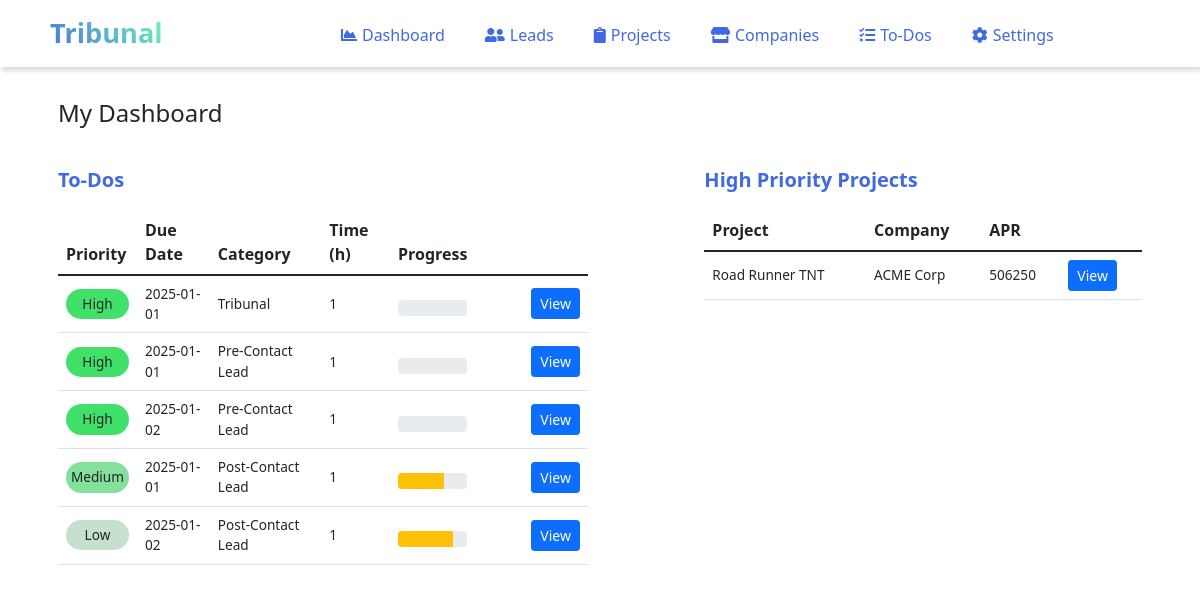
The page / on the database its author committed.
### tables this page shows
CREATE TABLE `todos` (
  `id` int(11) NOT NULL AUTO_INCREMENT,
  `companyID` int(11),
  `projectID` int(11),
  `leadID` int(11),
  `rep1` varchar(30),
  `rep2` varchar(30),
  `presider_1` varchar(30),
  `presider_2` varchar(30),
  `priority` varchar(12),
  `details` text,
  `title` varchar(50),
  `created_at` datetime NOT NULL DEFAULT current_timestamp(),
  `created_by` varchar(50),
  `modified_at` datetime on update current_timestamp() NOT NULL DEFAULT current_timestamp(),
  `modified_by` varchar(50),
  `due_at` date,
  `done` boolean,
  `done_at` date,
  `category` varchar(30),
  `est_time` int(10),
  `time_complete` int(10),
  `prefup_process` int(2) NOT NULL DEFAULT '0',
  `prefup_step_num` int(2),
  `prefup_step_name` varchar(30),
  `prefup_email_subject` text,
  `prefup_email_body` text,
  `prefup_days` int(3),
  PRIMARY KEY (`id`)
);

CREATE TABLE `projects` (
  `id` int(11) NOT NULL AUTO_INCREMENT,
  `proj_name` varchar(25) NOT NULL,
  `companyID` int(11),
  `co_name` varchar(255),
  `co_type` varchar(20),
  `project_status` varchar(15),
  `linkedleads` int(11),
  `rep1` varchar(30),
  `rep2` varchar(30),
  `website1` varchar(50),
  `website2` varchar(50),
  `notes` text,
  `units_annual` int(11) DEFAULT 0,
  `stage` int(5) DEFAULT 0,
  `odds_win` int(5) DEFAULT 0,
  `chance_success` int(5) DEFAULT 0,
  `rev_high_annual` int(20) DEFAULT 0,
  `rev_low_annual` int(20) DEFAULT 0,
  `attn_priority` int(50),
  `meeting_held` boolean,
  `meeting_held_date` date,
  `lastcontact_date` date,
  `lastcontact_type` varchar(20),
  `created_at` datetime DEFAULT current_timestamp(),
  `created_by` varchar(50),
  `modified_at` datetime on update current_timestamp() NOT NULL DEFAULT current_timestamp(),
  `modified_by` varchar(50),
  PRIMARY KEY (`id`)
);

### inc/autoloader.inc.php (called while the page is built, shortened)
<?php
function myAutoLoader($className){
    $url = $_SERVER['HTTP_HOST'].$_SERVER['REQUEST_URI'];
	if(strpos($url, 'inc') !== false){
		$path = '../classes/';
	} else {
		$path = 'classes/';
	}
	$extension = '.class.php';
}
?>

### classes/Dbh.class.php (called while the page is built, shortened)
<?php
class Dbh {
  private $host = "localhost";
  private $user = "root";
  private $pwd = "123!@#";
  private $dbName = "tribunal";
  public function connect(){
    try {
      $dsn = 'mysql:host=' . $this->host . ';dbname='. $this->dbName;
      $this->conn = new PDO($dsn, $this->user, $this->pwd);
      $this->conn->setAttribute(PDO::ATTR_DEFAULT_FETCH_MODE, PDO::FETCH_ASSOC);
      $this->conn->setAttribute(PDO::ATTR_ERRMODE, PDO::ERRMODE_EXCEPTION);
      return $this->conn;
    }
    catch(PDOException $e) {
      echo "Connection Error: " . $e->getMessage();
    }
  }
}
?>

### classes/ToDos.class.php (called while the page is built, shortened)
<?php
class toDos extends Dbh {
    protected function sortToDosPriority(){
        $sql = "SELECT * FROM todos WHERE done_at IS NULL ORDER BY priority DESC";
        $stmt = $this->connect()->query($sql);
        $todos = $stmt->fetchAll();
        return $todos;
    }
}
?>

### classes/ViewToDos.class.php (called while the page is built, shortened)
<?php
class ViewToDos extends toDos {
    public function sortToDos(){
        $todos = $this->sortToDosPriority();
        return $todos;
    }
}
?>

### classes/Projects.class.php (called while the page is built, shortened)
<?php
class Projects extends Dbh {
    protected function getProjectsDash(){
        $sql = "SELECT * FROM projects ORDER BY attn_priority DESC LIMIT 3";
        $stmt = $this->connect()->query($sql);
        $projects = $stmt->fetchAll();
        return $projects;
    }
}
?>

### classes/ViewProjects.class.php (called while the page is built, shortened)
<?php
class ViewProjects extends Projects {
    public function showProjectsDash(){
        $projects = $this->getProjectsDash();
        return $projects;
    }
}
?>

### classes/Settings.class.php (called while the page is built, shortened)
<?php
class Settings extends Dbh {
    protected function getProjectThresh(){
        $sql = "SELECT * FROM threshold WHERE type = 'projects'";
        $stmt = $this->connect()->query($sql);
        $thresholds = $stmt->fetch();
        return $thresholds;
    }
}
?>

### classes/ViewSettings.class.php (called while the page is built, shortened)
<?php
class ViewSettings extends Settings {
    public function showProjectThresh(){
        $thresholds = $this->getProjectThresh();
        return $thresholds;
    }
}
?>

### index.php (the view, shortened to what this page needs)
<?php
include 'inc/autoloader.inc.php';
include 'inc/header.inc.php';
include 'inc/nav.inc.php';
$object = new ViewProjects();
$projects = $object->showProjectsDash();
$object2 = new ViewToDos();
$todos = $object2->sortToDos();
$object3 = new ViewSettings();
$proj_thresh = $object3->showProjectThresh();
?>
<div class="col-11 mx-auto">
    <br>
    <div class="d-flex flex-row">
        <div class="p-2 mb-3">
            <h4>My Dashboard</h4>
        </div>
    </div>
    <div class="row p-2">
        <div class="mb-3 col-6">
            <h5 style="color:#4169E1; font-weight:bold; padding-bottom:10px;">To-Dos</h5>
            <table class="table table-hover">
                <thead>
                    <tr>
                    <th scope="col">Priority</th>
                    <th scope="col">Due Date</th>
                    <th scope="col">Category</th>
                    <th scope="col">Time (h)</th>
                    <th scope="col">Progress</th>
                    <th scope="col"></th>
                    </tr>
                </thead>
                <tbody class="align-middle" style="font-size:.85em;">
                    <?php foreach($todos as $todo) : ?>
                        <tr>
                            <td>
                                <div class="text-center" style="background:<?php
                                    if (preg_match('[5]', $todo['priority'])){echo '#41e169;';}
                                    elseif (preg_match('[4]', $todo['priority'])){echo '#62e082;';}
                                    elseif (preg_match('[3]', $todo['priority'])){echo '#84e09b;';}
                                    elseif (preg_match('[2]', $todo['priority'])){echo '#a6e0b4;';}
                                    elseif (preg_match('[1]', $todo['priority'])){echo '#c7e0cd;';}
                                    else {echo ";";}
                                    ?>; padding:5px; border-radius:20px;">
                                    <?php echo substr($todo['priority'], 3); ?>
                                </div>
                            </td>
                            <td><?php echo $todo['due_at']; ?></td>
                            <td><?php echo $todo['category']; ?></td>
                            <td><?php echo $todo['est_time'] - $todo['time_complete']; ?></td>
                            <td>
                                <div class="progress mt-2">
                                    <div class="progress-bar bg-warning" role="progressbar" style="width: <?php echo 100*($todo['time_complete'] / $todo['est_time']); ?>%">
                                    </div>
                                </div>
                            </td>
                            <td><div class="ms-5"><a href="<?php echo ROOT_URL; ?>todos.single.php?id=<?php echo $todo['id']; ?>" class="btn btn-sm btn-primary">View</a></div></td>
                        </tr>
                    <?php endforeach; ?>
                </tbody>
            </table>
        </div>
        <div class="col-1"></div>
        <div class="col-5">
            <h5 style="color:#4169E1; font-weight:bold; padding-bottom:10px;">High Priority Projects</h5>
            <table class="table table-hover">
                <thead>
                    <tr>
                    <th scope="col">Project</th>
                    <th scope="col">Company</th>
                    <th scope="col">APR</th>
                    <th scope="col"></th>
                    </tr>
                </thead>
                <tbody class="align-middle" style="font-size:.85em;">
                    <?php foreach($projects as $project) : ?>
                        <?php if($project['attn_priority'] > $proj_thresh['thresh_value']) : ?>
                            <tr>
                                <td><?php echo $project['proj_name']; ?></td>
                                <td><?php echo $project['co_name']; ?></td>
                                <td><?php echo $project['attn_priority']; ?></td>
                                <td><a href="<?php echo ROOT_URL; ?>projects.single.php?id=<?php echo $project['id']; ?>" class="btn btn-sm btn-primary">View</a></td>
                            </tr>
                        <?php endif; ?>
                    <?php endforeach; ?>
                </tbody>
            </table>
        </div>
    </div>
</div>
<?php include 'inc/footer.inc.php'; ?>

### inc/header.inc.php (shortened to what this page needs)
<!DOCTYPE html>
<html>
    <head>
        <link rel="stylesheet" href="https://cdn.jsdelivr.net/npm/bootstrap@5.1.3/dist/css/bootstrap.min.css">
        <link rel="stylesheet" href="https://cdnjs.cloudflare.com/ajax/libs/font-awesome/5.15.4/css/all.min.css">
        <link rel="stylesheet" href="styles/style.css">
    </head>
<body>

### inc/nav.inc.php (shortened to what this page needs)
<nav class="navbar navbar-expand-lg bg-white sticky-top" style="box-shadow: 2px 4px 4px #ddd;">
    <a class="navbar-brand gradient-text nav-text" href="<?php echo ROOT_URL; ?>">Tribunal</a>
    <div class="collapse navbar-collapse" id="navbarSupportedContent">
        <ul class="navbar-nav mx-auto pt-1">
            <li class="nav-item ms-3 me-4">
                <a class="nav-link" href="<?php echo ROOT_URL; ?>"><i class="fas fa-chart-area" style="margin-right:5px;"></i>Dashboard</a>
            </li>
            <li class="nav-item me-4">
                <a class="nav-link" href="<?php echo ROOT_URL.'leads.php'; ?>"><i class="fas fa-user-friends" style="margin-right:5px;"></i>Leads</a>
            </li>
            <li class="nav-item me-4">
                <a class="nav-link" href="<?php echo ROOT_URL.'projects.php'; ?>"><i class="fas fa-clipboard" style="margin-right:5px;"></i>Projects</a>
            </li>
            <li class="nav-item me-4">
                <a class="nav-link" href="<?php echo ROOT_URL.'companies.php'; ?>"><i class="fas fa-store" style="margin-right:5px;"></i>Companies</a>
            </li>
            <li class="nav-item me-4">
                <a class="nav-link" href="<?php echo ROOT_URL.'todos.php'; ?>"><i class="fas fa-tasks" style="margin-right:5px;"></i>To-Dos</a>
            </li>
            <li class="nav-item">
                <a class="nav-link" href="<?php echo ROOT_URL.'settings.php'; ?>"><i class="fas fa-cog" style="margin-right:5px;"></i>Settings</a>
            </li>
        </ul>
    </div>
</nav>

### inc/footer.inc.php
</body>
</html>

### styles/style.css (style rules this page uses)
.navbar .navbar-nav .nav-item .nav-link { color: royalblue; font-size: 1.0em; position: relative; }
.navbar .navbar-nav .nav-item .nav-link::after { position: absolute; bottom: 2px; left: 0; right: 0; margin: auto; background-color: royalblue; color: transparent; width: 0%; content: '.'; height: 2px; }
.navbar .navbar-nav .nav-item .nav-link { transition: margin-right 2s ease-in-out .5s; }

### inc/nav.inc.php (style rules this page uses)
.gradient-text { background-color: #4169E1; background-image: linear-gradient(45deg, #4169E1, #76FFB9); background-size: 100%; background-clip: text; -webkit-background-clip: text; -moz-background-clip: text; -webkit-text-fill-color: transparent; -moz-text-fill-color: transparent; }
.nav-text { margin-left:50px; font-weight:700; font-size:1.7em; }

### rows shown on the page
todos: priority "High", due_at "2025-01-01", category "Tribunal", $todo['est_time']-$todo['time_complete'] "1"
todos: priority "High", due_at "2025-01-01", category "Pre-Contact Lead", $todo['est_time']-$todo['time_complete'] "1"
todos: priority "High", due_at "2025-01-02", category "Pre-Contact Lead", $todo['est_time']-$todo['time_complete'] "1"
todos: priority "Medium", due_at "2025-01-01", category "Post-Contact Lead", $todo['est_time'] - $todo['time_complete'] "1"
todos: priority "Low", due_at "2025-01-02", category "Post-Contact Lead", $todo['est_time'] - $todo['time_complete'] "1"
projects: proj_name "Road Runner TNT", co_name "ACME Corp", attn_priority "506250"
